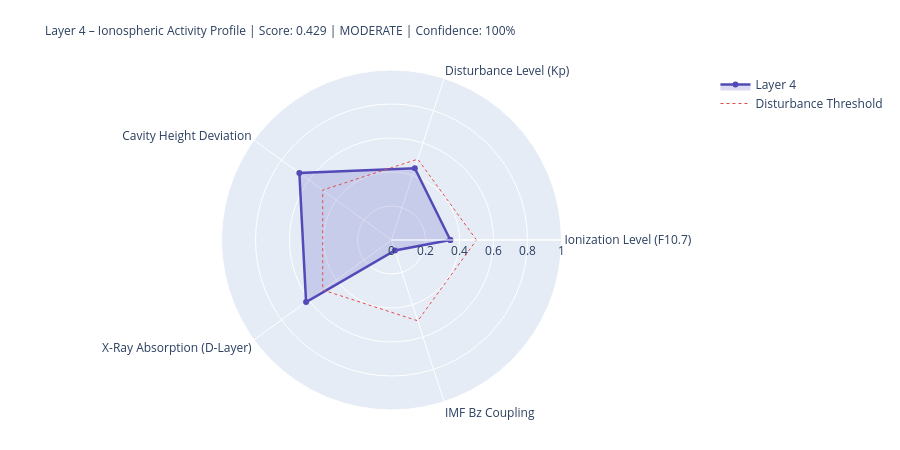

Notebook source saved alongside this figure:
### Markdown cell above
---
## 4. State Assessment & Handoff to Layer 5

### Code cell
# ============================================================
# LAYER-4-SCORE
# ============================================================

COMPONENTS = {
    'Ionization Level (F10.7)':    {'score': ioniz,       'source': 'primary' if f107_now else 'from_layer0', 'dynamic': True},
    'Disturbance Level (Kp)':          {'score': disturb,     'source': 'primary' if kp_now   else 'from_layer0', 'dynamic': True},
    'Cavity Height Deviation':    {'score': h_dev,       'source': 'derived',                                'dynamic': True},
    'X-Ray Absorption (D-Layer)':{'score': xray_ioniz,  'source': 'primary' if xray_now else 'missing',     'dynamic': True},
    'IMF Bz Coupling':             {'score': bz_coupling, 'source': 'primary' if bz_now   else 'from_layer0', 'dynamic': True},
}

available    = {k: v['score'] for k, v in COMPONENTS.items() if v['score'] is not None}
unavailable  = [k for k, v in COMPONENTS.items() if v['score'] is None]
layer4_score = round(sum(available.values()) / len(available), 4) if available else None
confidence   = round(len(available) / len(COMPONENTS), 2)
level = ('unknown' if layer4_score is None
         else 'quiet'   if layer4_score < 0.3
         else 'moderate' if layer4_score < 0.6
         else 'active')
dominant_l4 = max(available, key=available.get) if available else 'none'

# Resonance delta for Schumann SR-1
sr1_ref = schumann_freq(1, 80.0)
sr1_now = schumann_freq(1, h_eff)
sr1_delta_mhz = (sr1_now - sr1_ref) * 1000

# Propagation conditions
prop_cond = ('disturbed'   if kp_val > 4
             else 'unsettled' if kp_val > 2
             else 'normal')
if xray_class in ['X', 'M']:
    prop_cond = 'Radio-Blackout moeglich'

W = 68
print('=' * W)
print('LAYER 4 – IONOSPHERE – STATE ASSESSMENT')
print('=' * W)
for name, comp in COMPONENTS.items():
    s = comp['score']
    if s is not None:
        bar = '█' * int(s * 20) + '░' * (20 - int(s * 20))
        print(f'  {name:<36} {bar}  {s:.3f}  [{comp["source"]}]')
    else:
        print(f'  {name:<36} {"─" * 20}  n/a   [missing]')
print('-' * W)
print(f'  Score:          {layer4_score:.3f}  ({len(available)}/{len(COMPONENTS)} components)')
print(f'  Confidence:     {confidence:.0%}')
print(f'  Level:          {level.upper()}')
print(f'  Dominant:       {dominant_l4}')
print(f'  Cavity height:  {h_eff:.1f} km  (Ref: 80.0 km)')
print(f'  SR-1:           {sr1_now:.3f} Hz  (Δ {sr1_delta_mhz:+.1f} mHz vs. ref)')
print(f'  Propagation:    {prop_cond}')
print(f'  X-Ray:          {xray_class}-class  ({xray_now:.2e} W/m²)' if xray_now else '  X-Ray:          n/a')
print('=' * W)

# Radar
cats   = list(available.keys())
vals_r = list(available.values())
if len(cats) >= 3:
    fig = go.Figure()
    fig.add_trace(go.Scatterpolar(
        r=vals_r + [vals_r[0]], theta=cats + [cats[0]],
        fill='toself', fillcolor='rgba(83,74,183,0.20)',
        line=dict(color='#534AB7', width=2.5), name='Layer 4'
    ))
    fig.add_trace(go.Scatterpolar(
        r=[0.5] * (len(cats)+1), theta=cats + [cats[0]],
        line=dict(color='#E24B4A', dash='dot', width=1),
        mode='lines', name='Disturbance Threshold'
    ))
    fig.update_layout(
        title=dict(
            text=f'Layer 4 – Ionospheric Activity Profile | Score: {layer4_score:.3f} | {level.upper()} | Confidence: {confidence:.0%}',
            font=dict(size=12)
        ),
        polar=dict(radialaxis=dict(visible=True, range=[0, 1])),
        height=450, showlegend=True,
        margin=dict(l=80, r=80, t=70, b=40)
    )
    fig.show()

### Figure 1 — Plotly figure (JSON) as saved in the notebook; plotly's stock layout.template omitted (floating-point values rounded to 4 significant figures)
{"data": [{"fill": "toself", "fillcolor": "rgba(83,74,183,0.20)", "line": {"color": "#534AB7", "width": 2.5}, "name": "Layer 4", "r": [0.346, 0.444, 0.67, 0.621, 0.065, 0.346], "theta": ["Ionization Level (F10.7)", "Disturbance Level (Kp)", "Cavity Height Deviation", "X-Ray Absorption (D-Layer)", "IMF Bz Coupling", "Ionization Level (F10.7)"], "type": "scatterpolar"}, {"line": {"color": "#E24B4A", "dash": "dot", "width": 1}, "mode": "lines", "name": "Disturbance Threshold", "r": [0.5, 0.5, 0.5, 0.5, 0.5, 0.5], "theta": ["Ionization Level (F10.7)", "Disturbance Level (Kp)", "Cavity Height Deviation", "X-Ray Absorption (D-Layer)", "IMF Bz Coupling", "Ionization Level (F10.7)"], "type": "scatterpolar"}], "layout": {"height": 450, "margin": {"b": 40, "l": 80, "r": 80, "t": 70}, "polar": {"radialaxis": {"range": [0, 1], "visible": true}}, "showlegend": true, "title": {"font": {"size": 12}, "text": "Layer 4 – Ionospheric Activity Profile | Score: 0.429 | MODERATE | Confidence: 100%"}}}
